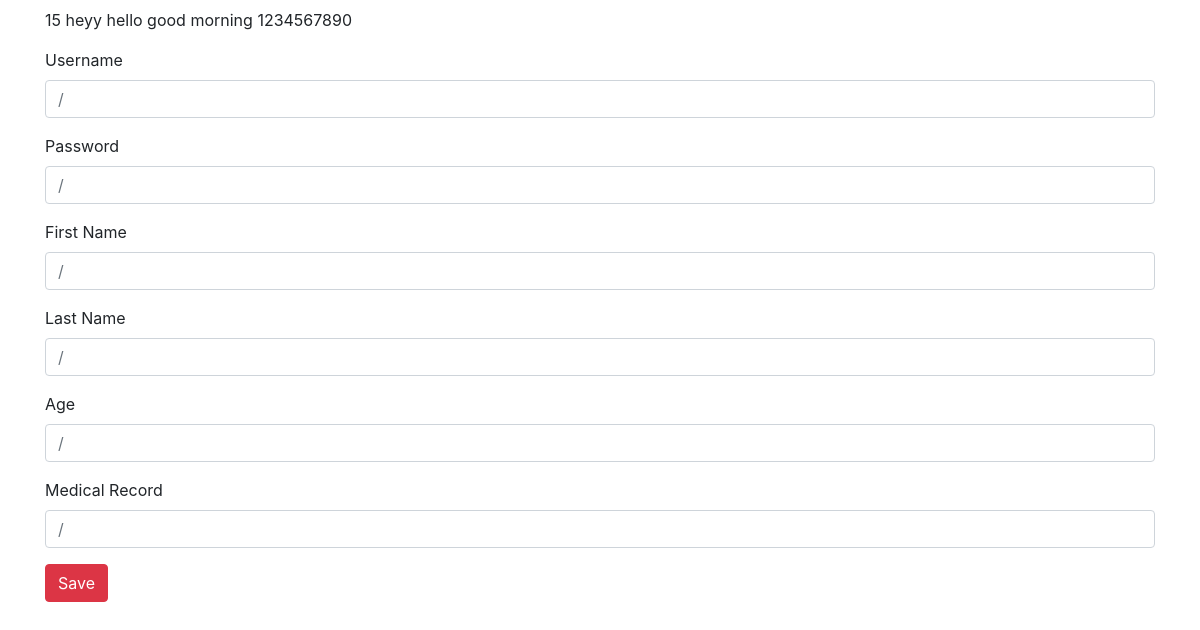
Page /mentalcheck/profile/ on the earlier database version.
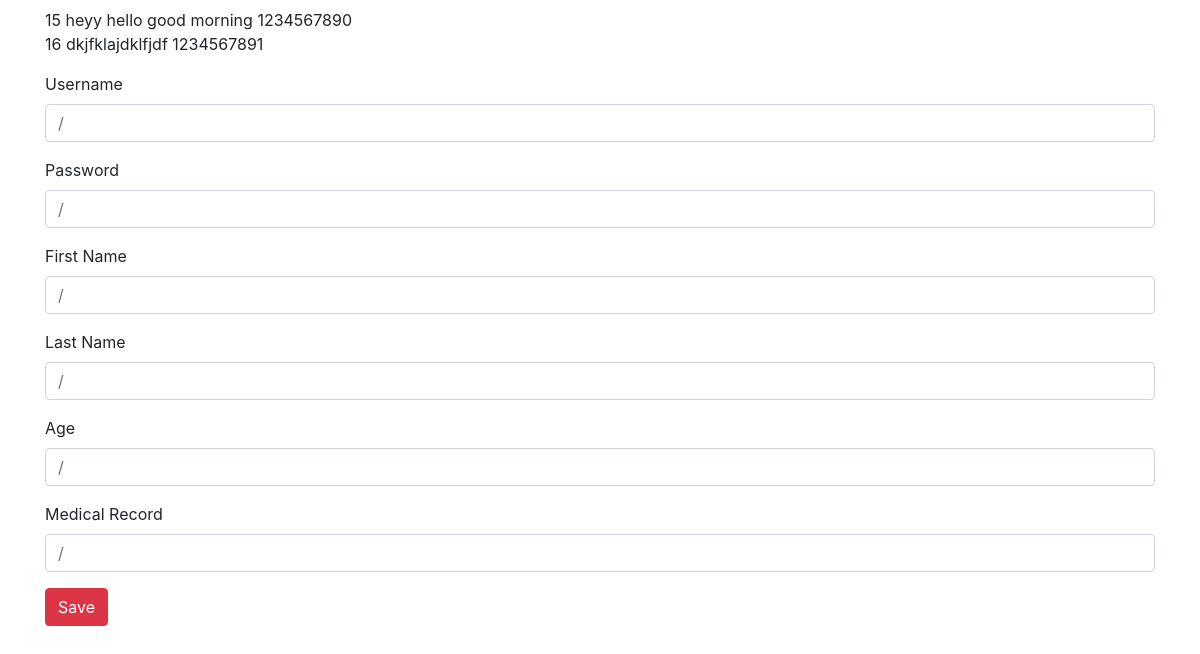
Same page on the later database version.
### mentalcheck/models.py (models this page shows)
class Profile(models.Model):
    User = models.OneToOneField(
        User,
        on_delete=models.CASCADE,
        primary_key = True,
        default = ""
    )
    age = models.IntegerField()
    medicalHistory = models.TextField(default="", blank=True)
    emergencyContact = models.CharField(max_length = 10, default = "")

### mentalcheck/views.py (the view, shortened to what this page needs)
# urls.py: path('profile/', views.profile.as_view(), name='profile'),
class profile(View):
    def get(self, request):
        profiles = Profile.objects.all()
        context = {
            'allProfiles': profiles
        }
        return render(request, 'mentalcheck/profilepage.html', context)

### mentalcheck/templates/mentalcheck/profilepage.html (shortened to what this page needs)
<!DOCTYPE html>
<html>
  <head>
    <link rel="stylesheet" href="https://maxcdn.bootstrapcdn.com/bootstrap/4.5.2/css/bootstrap.min.css">
  </head>
  <body>
    <div class = "container">
      <form style="padding-bottom:1em;" method="POST">
        {% for profile in allProfiles %}
          <div>
            {{profile.age}} {{profile.medicalHistory}}
            {{profile.emergencyContact}}
          </div>
        {% endfor %}
      </form>
      <form style="padding-bottom:1em;" method="POST">
        <div class="form-group">
          <label for="inputUsername">Username</label>
          <input type="text" class="form-control" name="inputUsername" id="inputUsername" placeholder = />
        </div>
        <div class="form-group">
          <label for="inputPassword">Password</label>
          <input type="password" class="form-control" name="inputPassword" id="inputPassword" placeholder = />
        </div>
        <div class="form-group">
          <label for="inputFirstName">First Name</label>
          <input type="text" class="form-control" name="inputFirstName" id="inputFirstName" placeholder = />
        </div>
        <div class="form-group">
          <label for="inputLastName">Last Name</label>
          <input type="text" class="form-control" name="inputLastName" id="inputLastName" placeholder = />
        </div>
        <div class="form-group">
          <label for="inputAge">Age</label>
          <input type="text" class="form-control" name="inputAge" id="inputAge" placeholder = />
        </div>
        <div class="form-group">
          <label for="inputMed">Medical Record</label>
          <input type="text" class="form-control" name="inputMed" id="inputMed" placeholder = />
        </div>
        <button type="submit" class="btn btn-danger">Save</button>
      </form>
    </div>
  </body>
</html>

Differences in the rows shown:
added Profile: age "16", medicalHistory "dkjfklajdklfjdf", emergencyContact "1234567891"
